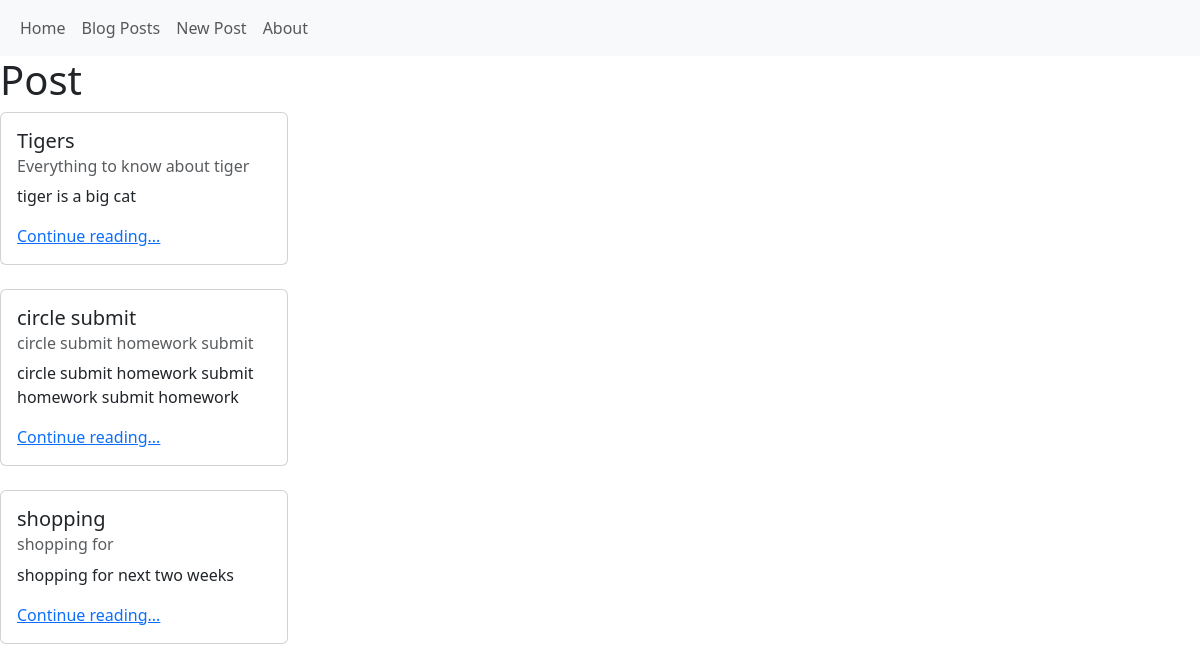
Page /post/ on the earlier database version.
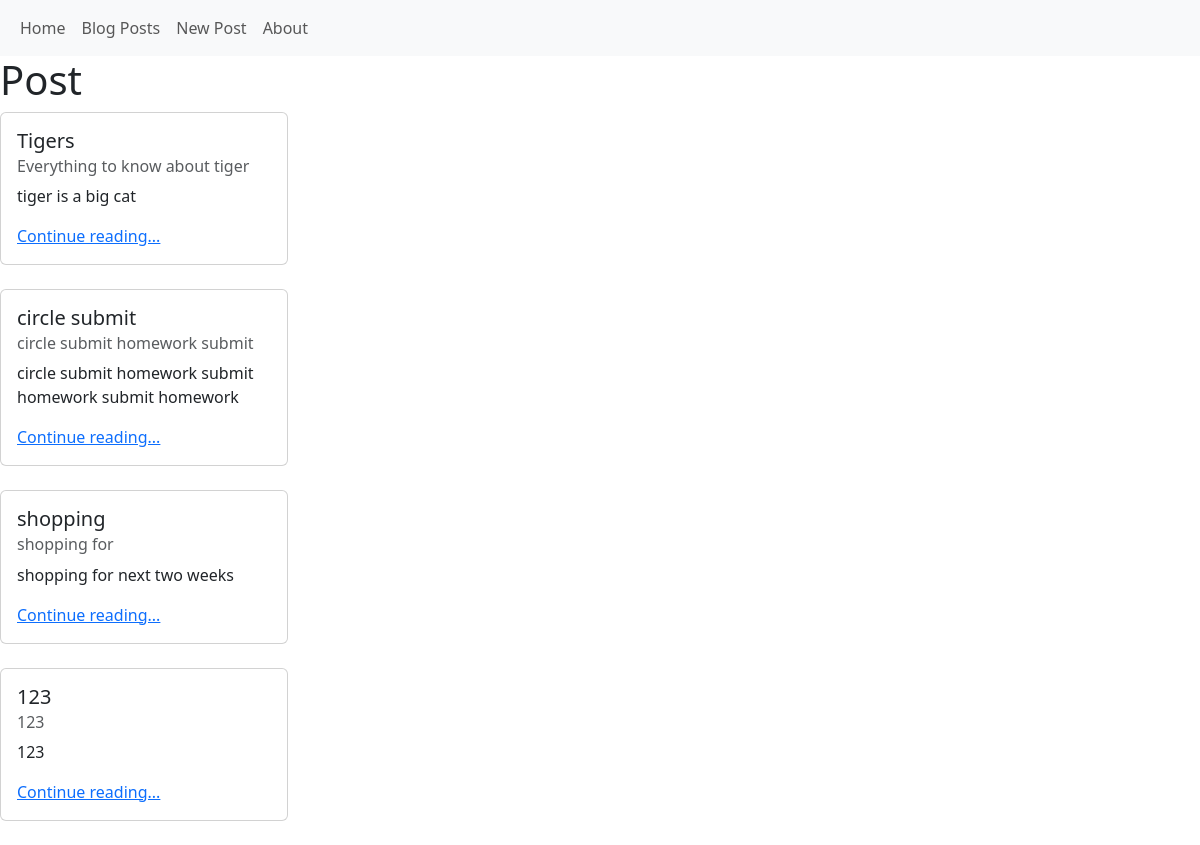
Same page on the later database version.
### posts/models.py (models this page shows, shortened)
class Post(models.Model):
    title = models.CharField(max_length=128)
    subtitle = models.CharField(max_length=256)
    body = models.TextField()
    created_on = models.DateTimeField(auto_now_add=True)

### posts/views.py (the view)
# urls.py: path("", views.PostListView.as_view(), name="list"),
class PostListView(ListView):
    template_name="post/list.html" #object, modelname_list
    model=Post #retrieve all of the modual for us to render the html

### templates/post/list.html (shortened to what this page needs)
{%extends "base.html"%}
{%block content%}
<h1>Post</h1>
{%for post in post_list%}
<div class="card" style="width: 18rem;">
    <div class="card-body">
      <h5 class="card-title">{{ post.title}}</h5>
      <h6 class="card-subtitle mb-2 text-body-secondary">{{post.subtitle}}</h6>
      <p class="card-text">{{post.body|truncatechars:64}}</p>
      <a href="{% url 'detail' post.id %}" class="card-link">Continue reading...</a>
    </div>
</div>
<br>
{% endfor %}
{%endblock content%}

### templates/base.html (shortened to what this page needs)
{% load static %}
<!DOCTYPE html>
<html lang="en">
<head>
  <link rel="stylesheet" href="{% static 'css/base.css' %}">
  <link href="https://cdn.jsdelivr.net/npm/bootstrap@5.3.3/dist/css/bootstrap.min.css" rel="stylesheet">
</head>
<body>
    <nav class="navbar navbar-expand-lg bg-body-tertiary">
        <div class="container-fluid custom-width">
          <div class="collapse navbar-collapse" id="navbarNav">
            <ul class="navbar-nav">
              <li class="nav-item">
                <a class="nav-link" href="{% url 'home'%}">Home</a>
              </li>
              <li class="nav-item">
                <a class="nav-link" href="{% url 'list'%}">Blog Posts</a>
              </li>
              <li class="nav-item">
                <a class="nav-link" href="{% url 'new'%}">New Post</a>
              </li>
              <li class="nav-item">
                <a class="nav-link" href="{% url 'about'%}">About</a>
              </li>
            </ul>
          </div>
        </div>
      </nav>
        <div>
            {%block content%}
            {%endblock content%}
        </div>
</body>
</html>

Differences in the rows shown:
added Post: title "123", subtitle "123", body "123"
